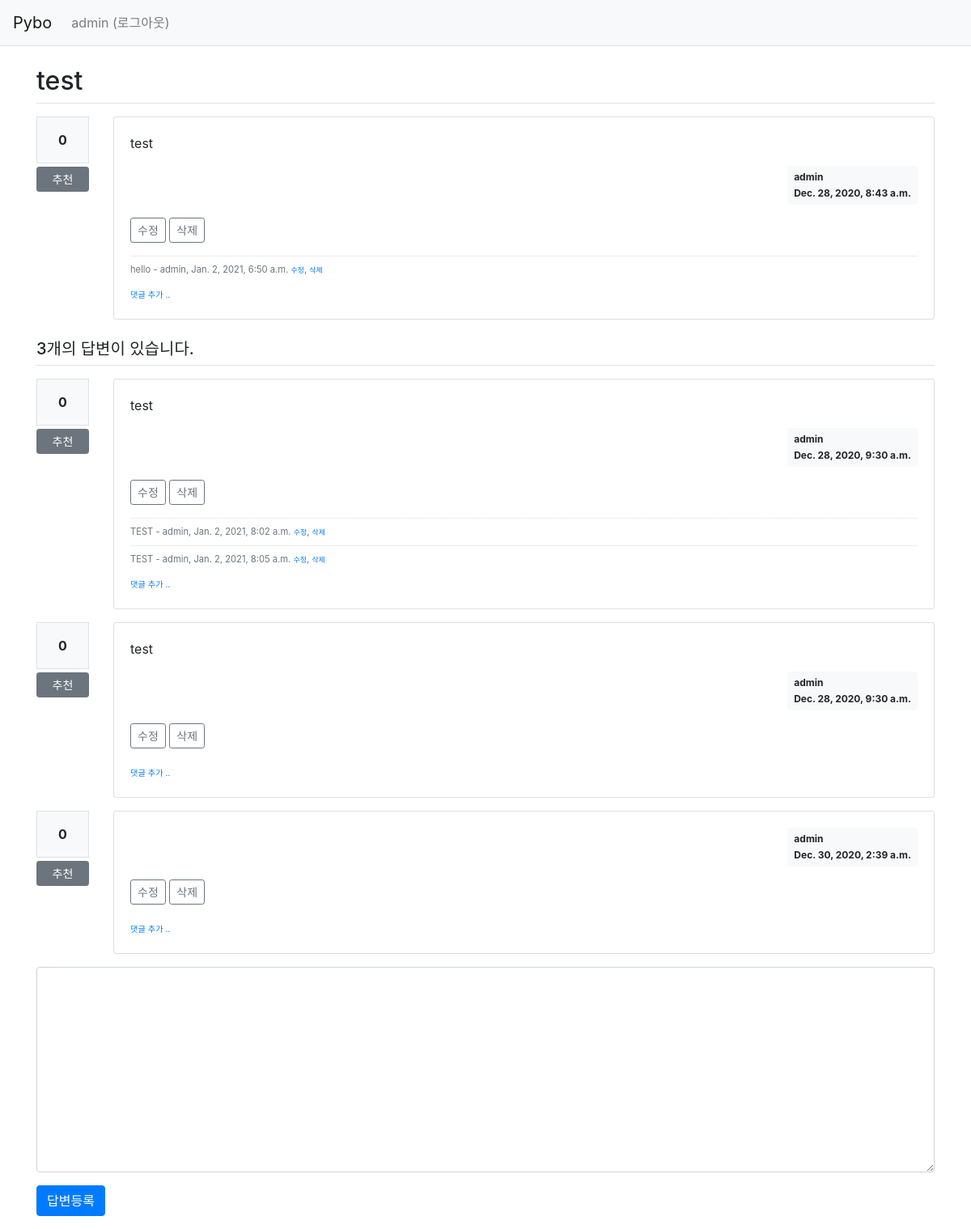
Screenshot of /pybo/4/ (signed in) with the database file from the repository.
### pybo/models.py (models this page shows, shortened)
class Question(models.Model):
    author = models.ForeignKey(User, on_delete=models.CASCADE, related_name='author_question')
    subject = models.CharField(max_length=200)
    content = models.TextField()
    create_date = models.DateTimeField()
    modify_date = models.DateTimeField(null=True, blank=True)
    voter = models.ManyToManyField(User, related_name='voter_question')

class Comment(models.Model):
    author = models.ForeignKey(User, on_delete=models.CASCADE)
    content = models.TextField()
    create_date = models.DateTimeField()
    modify_date = models.DateTimeField(null=True, blank=True)
    question = models.ForeignKey(Question, null=True, blank=True, on_delete=models.CASCADE)
    answer = models.ForeignKey(Answer, null=True, blank=True, on_delete=models.CASCADE)

class Answer(models.Model):
    author = models.ForeignKey(User, on_delete=models.CASCADE, related_name='author_answer')
    question = models.ForeignKey(Question, on_delete=models.CASCADE)
    content = models.TextField()
    create_date = models.DateTimeField()
    modify_date = models.DateTimeField(null=True, blank=True)
    voter = models.ManyToManyField(User, related_name='voter_answer')

### pybo/views/base_views.py (the view)
def detail(request, question_id):
    question = get_object_or_404(Question, pk=question_id)
    context = {'question': question}
    return render(request, 'pybo/question_detail.html', context)

### pybo/templatetags/pybo_filter.py (called while the page is built)
@register.filter()
def mark(value):
    extensions = ["nl2br", "fenced_code"]
    return mark_safe(markdown.markdown(value, extensions=extensions))

### templates/pybo/question_detail.html (shortened to what this page needs)
{% extends 'base.html' %}
{% load pybo_filter %}
{% block content %}
<div class="container my-3">
    <h2 class="border-bottom py-2">{{ question.subject }}</h2>
    <div class="row my-3">
        <div class="col-1">
            <div class="bg-light text-center p-3 border font-weight-bolder mb-1">{{question.voter.count}}</div>
            <a href="#" data-uri="{% url 'pybo:vote_question' question.id  %}"
               class="recommend btn btn-sm btn-secondary btn-block my-1">추천</a>
        </div>
        <div class="col-11">
            <div class="card">
                <div class="card-body">
                    <div class="card-text">{{ question.content|mark }}</div>
                    <div class="d-flex justify-content-end">
                        <div class="badge badge-light p-2 text-left">
                            <div class="mb-2">{{ question.author.username }}</div>
                            <div>{{ question.create_date }}</div>
                        </div>
                    </div>
                    {% if request.user == question.author %}
                    <div class="my-3">
                        <a href="{% url 'pybo:question_modify' question.id  %}"
                           class="btn btn-sm btn-outline-secondary">수정</a>
                        <a href="#" class="delete btn btn-sm btn-outline-secondary"
                           data-uri="{% url 'pybo:question_delete' question.id  %}">삭제</a>
                    </div>
                    {% endif %}
                    {% if question.comment_set.count > 0 %}
                    <div class="mt-3">
                    {% for comment in question.comment_set.all %}
                        <div class="comment py-2 text-muted">
                            <span style="white-space: pre-line;">{{ comment.content }}</span>
                            <span>
                                - {{ comment.author }}, {{ comment.create_date }}
                            </span>
                            {% if request.user == comment.author %}
                            <a href="{% url 'pybo:comment_modify_question' comment.id  %}" class="small">수정</a>,
                            <a href="#" class="small delete"
                               data-uri="{% url 'pybo:comment_delete_question' comment.id  %}">삭제</a>
                            {% endif %}
                        </div>
                    {% endfor %}
                    </div>
                    {% endif %}
                    <div>
                        <a href="{% url 'pybo:comment_create_question' question.id  %}"
                           class="small"><small>댓글 추가 ..</small></a>
                    </div>
                </div>
            </div>
        </div>
    </div>
    <h5 class="border-bottom my-3 py-2">{{question.answer_set.count}}개의 답변이 있습니다.</h5>
    {% for answer in question.answer_set.all %}
    <div class="row my-3">
        <div class="col-1">
            <div class="bg-light text-center p-3 border font-weight-bolder mb-1">{{answer.voter.count}}</div>
            <a href="#" data-uri="{% url 'pybo:vote_answer' answer.id  %}"
                class="recommend btn btn-sm btn-secondary btn-block my-1">추천</a>
        </div>
        <div class="col-11">
            <div class="card">
                <div class="card-body">
                    <div class="card-text">{{ answer.content|mark }}</div>
                    <div class="d-flex justify-content-end">
                        <div class="badge badge-light p-2 text-left">
                            <div class="mb-2">{{ answer.author.username }}</div>
                            <div>{{ answer.create_date }}</div>
                        </div>
                    </div>
                    {% if request.user == answer.author %}
                    <div class="my-3">
                        <a href="{% url 'pybo:answer_modify' answer.id  %}"
                           class="btn btn-sm btn-outline-secondary">수정</a>
                        <a href="#" class="delete btn btn-sm btn-outline-secondary "
                           data-uri="{% url 'pybo:answer_delete' answer.id  %}">삭제</a>
                    </div>
                    {% endif %}
                    {% if answer.comment_set.count > 0 %}
                    <div class="mt-3">
                    {% for comment in answer.comment_set.all %}
                        <div class="comment py-2 text-muted">
                            <span style="white-space: pre-line;">{{ comment.content }}</span>
                            <span>
                                - {{ comment.author }}, {{ comment.create_date }}
                            </span>
                            {% if request.user == comment.author %}
                            <a href="{% url 'pybo:comment_modify_answer' comment.id  %}" class="small">수정</a>,
                            <a href="#" class="small delete"
                               data-uri="{% url 'pybo:comment_delete_answer' comment.id  %}">삭제</a>
                            {% endif %}
                        </div>
                    {% endfor %}
                    </div>
                    {% endif %}
                    <div>
                        <a href="{% url 'pybo:comment_create_answer' answer.id  %}"
                           class="small"><small>댓글 추가 ..</small></a>
                    </div>
                </div>
            </div>
        </div>
    </div>
    {% endfor %}
    <form action="{% url 'pybo:answer_create' question.id %}" method="post" class="my-3">
        <div class="form-group">
            <textarea {% if not user.is_authenticated %}disabled{% endif %}
              name="content" id="content" class="form-control" rows="10"></textarea>
        </div>
        <input type="submit" value="답변등록" class="btn btn-primary">
    </form>
</div>
{% endblock %}

### templates/navbar.html (shortened to what this page needs)
<nav class="navbar navbar-expand-lg navbar-light bg-light border-bottom">
    <a class="navbar-brand" href="{% url 'pybo:index' %}">Pybo</a>
    <div class="collapse navbar-collapse flex-grow-0" id="navbarNav">
        <ul class="navbar-nav">
            <li class="nav-item ">
                {% if user.is_authenticated %}
                <a class="nav-link" href="{% url 'common:logout' %}">{{ user.username }} (로그아웃)</a>
                {% else %}
                <a class="nav-link" href="{% url 'common:login' %}">로그인</a>
                {% endif %}
            </li>
        </ul>
    </div>
</nav>

### static/style.css (style rules this page uses)
.comment { border-top:dotted 1px #ddd; font-size:0.7em; }

### rows the page displays
Question: subject "test", voter.count "0", content|mark "test", author.username "admin", create_date "Dec. 28, 2020, 8:43 a.m.", answer_set.count "3"
Comment: content "hello", author "admin", create_date "Jan. 2, 2021, 6:50 a.m.", shows "수정"
Answer: voter.count "0", content|mark "test", author.username "admin", create_date "Dec. 28, 2020, 9:30 a.m.", shows "수정"
Comment: content "TEST", author "admin", create_date "Jan. 2, 2021, 8:02 a.m.", shows "수정"
Comment: content "TEST", author "admin", create_date "Jan. 2, 2021, 8:05 a.m.", shows "수정"
Answer: voter.count "0", content|mark "test", author.username "admin", create_date "Dec. 28, 2020, 9:30 a.m.", shows "수정"
Answer: voter.count "0", author.username "admin", create_date "Dec. 30, 2020, 2:39 a.m.", shows "수정"

### other values shown
{{ user.username }} "admin"
